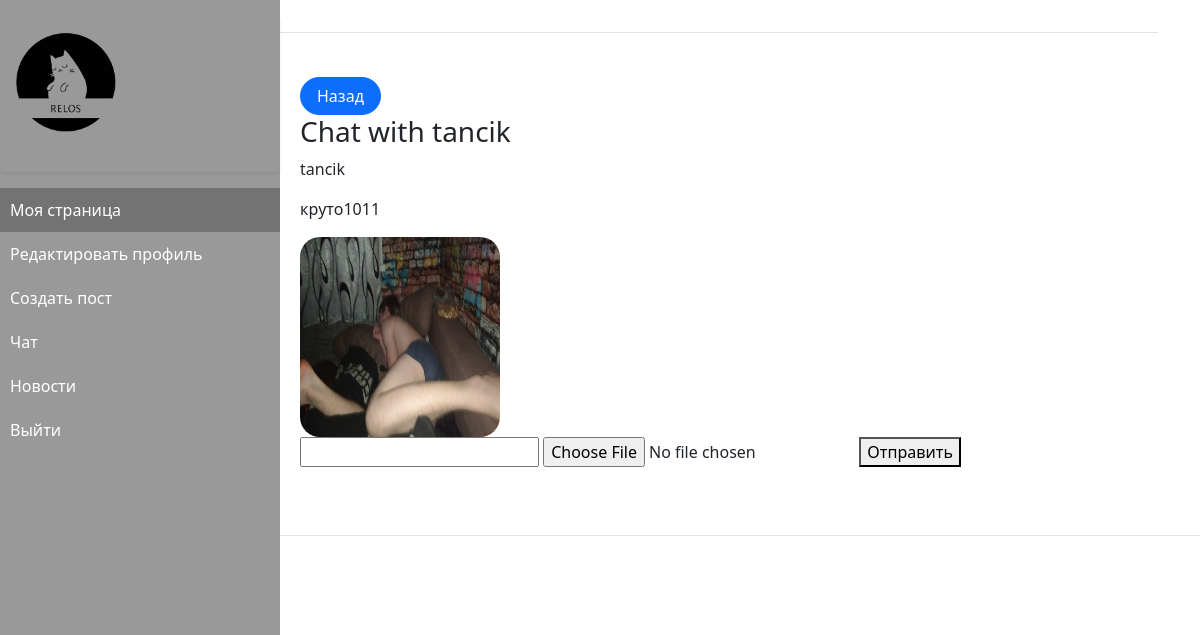
Screenshot of /messages/chat/tancik/ (signed in) with the database file from the repository.
### mechat/models.py (models this page shows)
class MessageChat(models.Model):
    first_user = models.ForeignKey(User, on_delete=models.CASCADE, related_name='first_user')
    second_user = models.ForeignKey(User, on_delete=models.CASCADE, related_name='second_user')
    message_text = models.CharField(max_length=100)
    image = models.ImageField(upload_to='images/', blank=True, null=True)
    date = models.DateTimeField(auto_now_add=True)

### mechat/views.py (the view, shortened to what this page needs)
# urls.py: path('chat/<str:username>/',views.dialog, name='messages'),
@login_required
def dialog(request, username):
    chat_user = get_object_or_404(User, username=username)
    chats = MessageChat.objects.filter(first_user=request.user, second_user=chat_user) | MessageChat.objects.filter(
        second_user=request.user, first_user=chat_user)
    return render(request, 'message/messages.html', {'chats': chats, 'chat_user': chat_user})

### relog/context_processors.py (called while the page is built)
def menu(request):
    menus = Menu.objects.order_by('order_by')
    return {'menus': menus}

### templates/message/messages.html (shortened to what this page needs)
{% extends 'base_profile.html' %}
{% block content %}
<a href="{% url 'chats' username=user %}" class="btn btn-primary rounded-pill px-3">Назад</a>
<div class="message-container">
    <h3>Chat with {{ chat_user.username }}</h3>
    {% for chat in chats %}
    <div class="message-content">
        <p>{{ chat.first_user.username }}</p>
        <p>{{ chat.message_text }}</p>
        {% if chat.image %}
        <img width="200" height="200" src="{{ chat.image.url }}" alt="Chat Image" style="border-radius: 10%;">
        {% endif %}
    </div>
    {% endfor %}
</div>
<form method="post" enctype="multipart/form-data">
    <input type="text" name="message_text">
    <input type="file" name="image" id="image">
    <button type="submit">Отправить</button>
</form>
{% endblock %}

### rows the page displays
MessageChat: first_user.username "tancik", message_text "круто1011", image (picture)

### other values shown
{{ chat_user.username }} "tancik"
